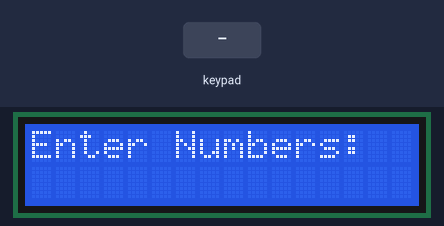
Simulated run of this sketch. Board: Arduino Uno, built with avr-gcc and run on an emulated ATmega328P. On the bench: 16×2 character LCD. The test bench sets the inputs (shaded band).

Above: at 2.1 s.
5.3 s: keypad keys 7 6 5 4 # pressed 0.4 s apart
At 7.3 s:
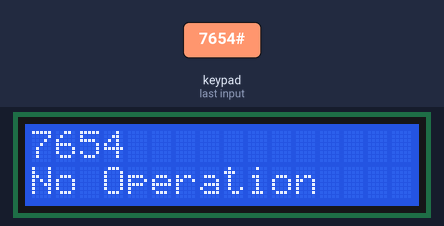
10.3 s: key 'A' pressed
At 11.1 s:
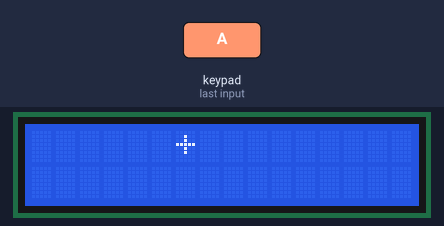
11.8 s: key 'C' pressed
13.3 s: keypad keys 7 6 5 4 * pressed 0.4 s apart
At 16.7 s:
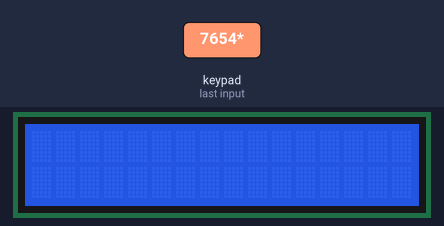
17.4 s: key 'D' pressed
18.9 s: keypad keys 3 2 1 0 # pressed 0.4 s apart
At 21.4 s:
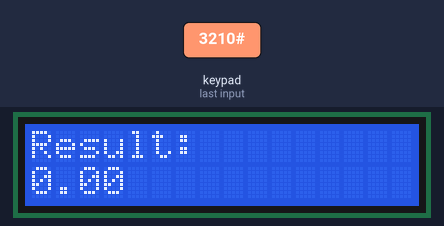
Timing chart, 0 to 22.9 s (numbered marks = the images above; inputs shaded):
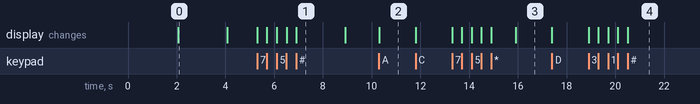

Measured:
- after the input at 5.3 s, the display: first changes at once (image 1 shows a later state)
- after the input at 10.3 s, the display: changes at once (image 2)
- after the input at 13.3 s, the display: first changes at once (image 3 shows a later state)
- after the input at 18.9 s, the display: first changes at once (image 4 shows a later state)
- what the display in image 0 shows lasts 2.0 s, from 2.1 s to 4.1 s

The sketch:

project_7_code.ino
```cpp
#include <Wire.h>
#include <LiquidCrystal.h>
#include <Keypad.h>

// LCD pin configuration
const int rs = 13, en = 12, d4 = 11, d5 = 10, d6 = 9, d7 = 8;
LiquidCrystal lcd(rs, en, d4, d5, d6, d7);

// Keypad configuration
const byte ROWS = 4;
const byte COLS = 4;
char keys[ROWS][COLS] = {
  {'1', '2', '3', 'A'},  // A = +
  {'4', '5', '6', 'B'},  // B = -
  {'7', '8', '9', 'C'},  // C = *
  {'*', '0', '#', 'D'}   // * = Clear, # = =, D = /
};
byte rowPins[ROWS] = {7, 6, 5, 4};     // Connect to the row pins of the keypad
byte colPins[COLS] = {3, 2, 1, 0};     // Connect to the column pins

Keypad customKeypad = Keypad(makeKeymap(keys), rowPins, colPins, ROWS, COLS);

// Variables for calculation
long first = 0, second = 0;
float total = 0;
char operation = '\0';
bool enteringSecond = false;

void setup() {
  lcd.begin(16, 2);
  lcd.print("Calculator");
  delay(2000);
  lcd.clear();
  lcd.print("Enter Numbers:");
  delay(2000);
  lcd.clear();
}

void loop() {
  char customKey = customKeypad.getKey();

  if (customKey) {
    // If key is a digit
    if (customKey >= '0' && customKey <= '9') {
      int digit = customKey - '0';
      if (!enteringSecond) {
        first = first * 10 + digit;
        lcd.setCursor(0, 0);
        lcd.print(first);
      } else {
        second = second * 10 + digit;
        lcd.setCursor(0, 1);
        lcd.print(second);
      }
    }

    // If key is an operation
    else if (customKey == 'A' || customKey == 'B' || customKey == 'C' || customKey == 'D') {
      if (total != 0) {
        first = total;
        second = 0;
        total = 0;
      }
      enteringSecond = true;
      operation = customKey;
      lcd.setCursor(6, 0);
      lcd.print(getOperationSymbol(operation));
    }

    // If key is '='
    else if (customKey == '#') {
      lcd.setCursor(0, 1);

      switch (operation) {
        case 'A': // Addition
          total = first + second;
          break;
        case 'B': // Subtraction
          total = first - second;
          break;
        case 'C': // Multiplication
          total = first * second;
          break;
        case 'D': // Division
          if (second == 0) {
            lcd.clear();
            lcd.print("Invalid (÷0)");
            delay(2000);
            clearAll();
            return;
          } else {
            total = (float)first / second;
          }
          break;
        default:
          lcd.print("No Operation");
          delay(2000);
          clearAll();
          return;
      }

      lcd.clear();
      lcd.setCursor(0, 0);
      lcd.print("Result:");
      lcd.setCursor(0, 1);
      lcd.print(total, 2); // Show two decimal places

      // Reset for next calculation
      first = 0;
      second = 0;
      operation = '\0';
      enteringSecond = false;
    }

    // If key is '*' → Clear
    else if (customKey == '*') {
      clearAll();
      lcd.print("Cleared");
      delay(1000);
      lcd.clear();
    }
  }
}

// Utility: Convert operation char to symbol
char getOperationSymbol(char op) {
  switch (op) {
    case 'A': return '+';
    case 'B': return '-';
    case 'C': return '*';
    case 'D': return '/';
    default: return '?';
  }
}

// Utility: Clear all data
void clearAll() {
  lcd.clear();
  first = 0;
  second = 0;
  total = 0;
  operation = '\0';
  enteringSecond = false;
}
```
